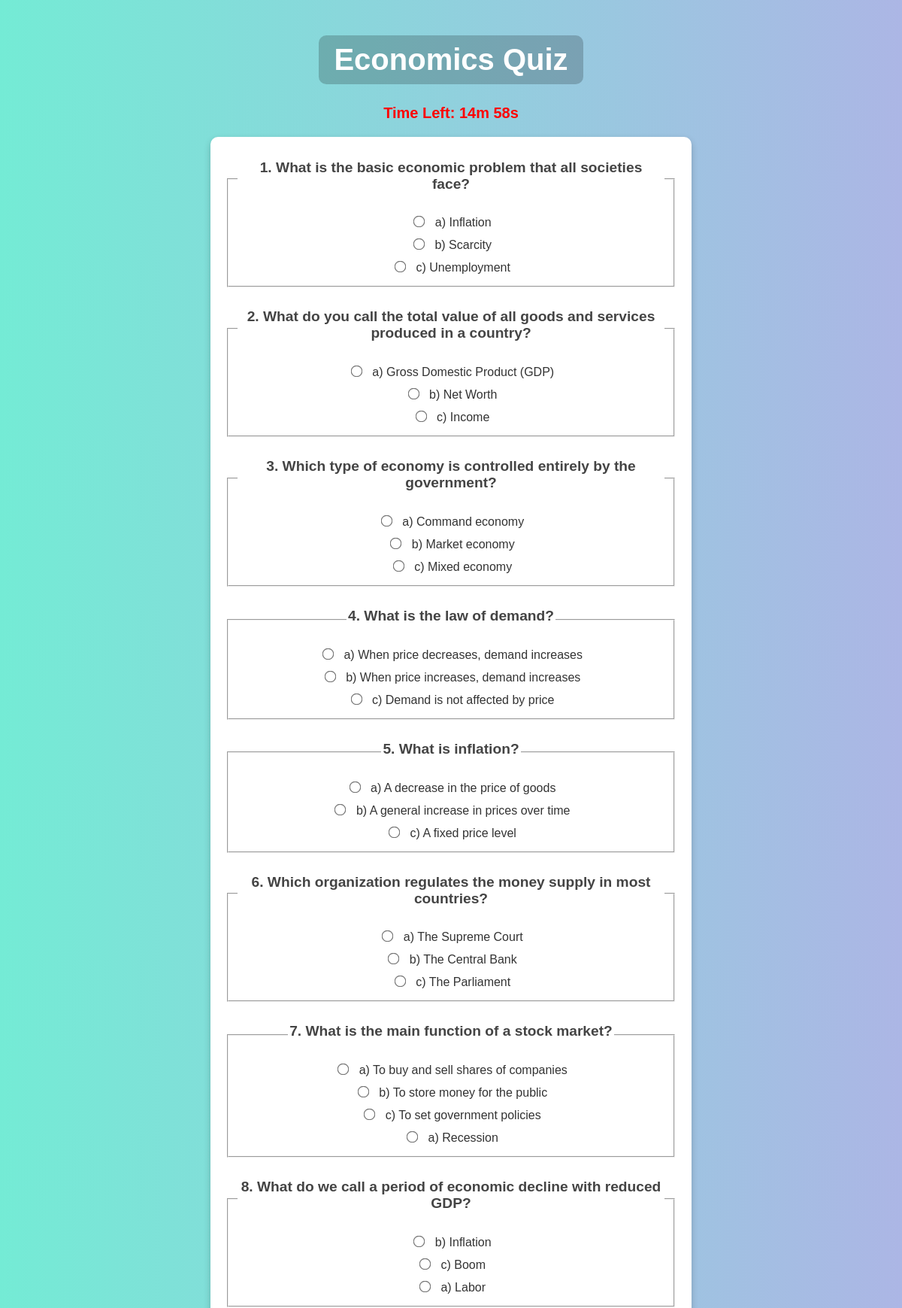
Page /eco (upper part) on the committed database.
### myapp/models.py (models this page shows)
class Question(models.Model):
    text = models.TextField()
    page = models.CharField(max_length=100,null=True)  # Different quiz topics

class Option(models.Model):
    question = models.ForeignKey(Question, on_delete=models.CASCADE, related_name='options')
    text = models.CharField(max_length=255,null=True)
    is_correct = models.BooleanField(default=False)  # Marks the correct answer

### myapp/views.py (the view)
# urls.py: path('eco',views.economics,name='eco'),
def economics(request):
    questions = Question.objects.filter(page='economic')
    return render(request, 'eco.html', {'questions': questions})

### myapp/templates/eco.html (shortened to what this page needs)
{% load static %}
<!DOCTYPE html>
<html lang="en">
<head>
    <link rel="stylesheet" href="{% static 'eco.css' %}">
</head>
<body>
    <h1>Economics Quiz</h1>
    <div id="timer" style="font-size: 20px; color: red; font-weight: bold;">
        Time Left: <span id="countdown"></span>
    </div>
    <form id="quiz-form" method="POST" action="{% url 'quiz_submission' %}">
        {% for question in questions %}
            <fieldset>
                <legend><h3>{{ question.text }}</h3></legend>
                {% for option in question.options.all %}
                    <label>
                        <input type="radio" name="question_{{ question.id }}" value="{{ option.id }}" required>
                        {{ option.text }}
                    </label><br>
                {% endfor %}
            </fieldset>
            <br>
        {% empty %}
            <p>No questions available for this quiz.</p>
        {% endfor %}
        <br>
    </form>
</body>
</html>

### myapp/static/eco.css (style rules this page uses)
body { font-family: Arial, sans-serif; background: linear-gradient(to right, #74ebd5, #acb6e5); color: #333; text-align: center; margin: 0; padding: 20px; animation: fadeIn 1.5s ease-in-out; }
h1 { font-size: 2.5rem; color: #fff; background: rgba(0, 0, 0, 0.2); display: inline-block; padding: 10px 20px; border-radius: 10px; animation: slideDown 1s ease-in-out; }
form { background: #ffffff; max-width: 600px; margin: 20px auto; padding: 20px; border-radius: 10px; box-shadow: 0px 4px 10px rgba(0, 0, 0, 0.2); animation: fadeInUp 1s ease-in-out; }
h3 { font-size: 1.2rem; color: #444; margin-top: 10px; }
input[type="radio"] { margin-right: 10px; transform: scale(1.2); cursor: pointer; }
label { display: inline-block; padding: 5px; transition: 0.3s; }

### rows in the picture
Question: text "1. What is the basic economic problem that all societies face?"
Option: text "a) Inflation"
Option: text "b) Scarcity"
Option: text "c) Unemployment"
Question: text "2. What do you call the total value of all goods and services produced in a country?"
Option: text "a) Gross Domestic Product (GDP)"
Option: text "b) Net Worth"
Option: text "c) Income"
Question: text "3. Which type of economy is controlled entirely by the government?"
Option: text "a) Command economy"
Option: text "b) Market economy"
Option: text "c) Mixed economy"
Question: text "4. What is the law of demand?"
Option: text "a) When price decreases, demand increases"
Option: text "b) When price increases, demand increases"
Option: text "c) Demand is not affected by price"
Question: text "5. What is inflation?"
Option: text "a) A decrease in the price of goods"
Option: text "b) A general increase in prices over time"
Option: text "c) A fixed price level"
Question: text "6. Which organization regulates the money supply in most countries?"
Option: text "a) The Supreme Court"
Option: text "b) The Central Bank"
Option: text "c) The Parliament"
Question: text "7. What is the main function of a stock market?"
Option: text "a) To buy and sell shares of companies"
Option: text "b) To store money for the public"
Option: text "c) To set government policies"
Option: text "a) Recession"
Question: text "8. What do we call a period of economic decline with reduced GDP?"
Option: text "b) Inflation"
Option: text "c) Boom"
Option: text "a) Labor"
